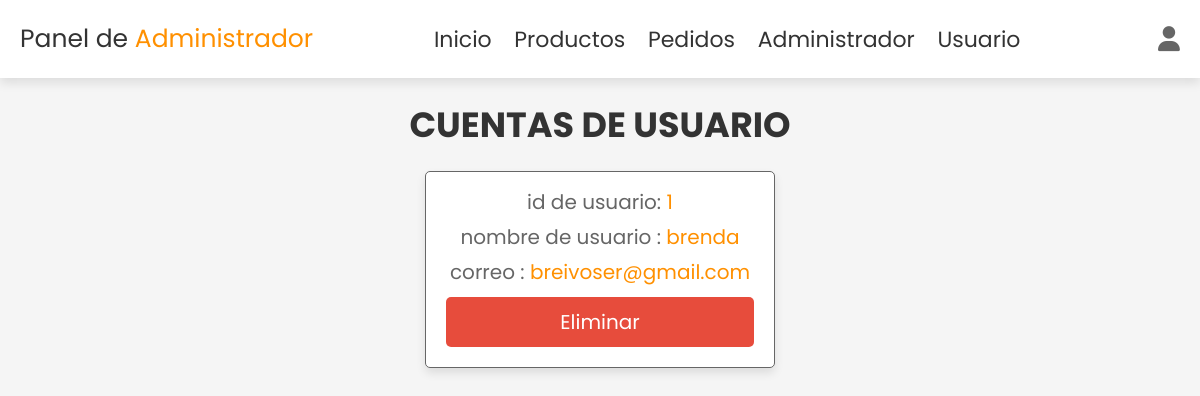
The app's page /users_accounts.php (signed in) with its own data.
### tables this page shows
CREATE TABLE IF NOT EXISTS `usuario` (
  `id` int(100) NOT NULL AUTO_INCREMENT,
  `nombre` varchar(20) NOT NULL,
  `correo` varchar(50) NOT NULL,
  `contrasena` varchar(50) NOT NULL,
  PRIMARY KEY (`id`)
);

### users_accounts.php (the view, shortened to what this page needs)
<?php
include 'conexion.php';
?>
<!DOCTYPE html>
<html lang="es">
<head>
    <link rel="stylesheet" href="https://cdnjs.cloudflare.com/ajax/libs/font-awesome/6.1.1/css/all.min.css">
   <link rel="stylesheet" href="css/admin_style.css">
</head>
<body>
<?php include 'admin_header.php' ?>
<section class="accounts">
   <h1 class="heading">cuentas de usuario</h1>
   <div class="box-container">
   <?php
      $select_accounts = $conn->prepare("SELECT * FROM `usuario`");
      $select_accounts->execute();
      if($select_accounts->rowCount() > 0){
         while($fetch_accounts = $select_accounts->fetch(PDO::FETCH_ASSOC)){
   ?>
   <div class="box">
      <p> id de usuario: <span><?= $fetch_accounts['id']; ?></span> </p>
      <p> nombre de usuario : <span><?= $fetch_accounts['nombre']; ?></span> </p>
      <p> correo : <span><?= $fetch_accounts['correo']; ?></span> </p>
      <a href="users_accounts.php?delete=<?= $fetch_accounts['id']; ?>" onclick="return confirm('eliminar esta cuenta?')" class="delete-btn">eliminar</a>
   </div>
   <?php
         }
      }else{
         echo '<p class="empty">No hay cuentas disponibles!</p>';
      }
   ?>
   </div>
</section>
</body>
</html>

### css/admin_style.css (style rules this page uses)
:root { --main-color: #ff9000; --light-main: #ffa533; --red: #e74c3c; --orange: #2980b9; --black: #333; --white: #fff; --light-bg: #f5f5f5; --light-color: #666; --border: 0.1rem solid var(--light-color); --box-shadow: 0 0.5rem 1rem rgba(0, 0, 0, 0.1); }
* { font-family: "Poppins", sans-serif; margin: 0; padding: 0; box-sizing: border-box; outline: none; border: none; text-decoration: none; transition: 0.2s linear; }
html { font-size: 62.5%; overflow-x: hidden; scroll-behavior: smooth; scroll-padding-top: 5rem; }
body { background: var(--light-bg); }
section { padding: 2rem; margin: 0 auto; max-width: 1200px; }
.heading { text-align: center; margin-bottom: 2rem; font-size: 3.5rem; color: var(--black); text-transform: uppercase; }
.delete-btn, .option-btn, .btn { display: block; width: 100%; margin-top: 1rem; border-radius: 0.5rem; padding: 1rem 3rem; font-size: 2rem; color: var(--white); cursor: pointer; text-transform: capitalize; text-align: center; }
.delete-btn { background-color: var(--red); }
.accounts .box-container { display: grid; grid-template-columns: repeat(auto-fit, 35rem); gap: 1.5rem; align-items: flex-start; justify-content: center; }
.accounts .box-container .box { padding: 2rem; padding-top: 1rem; border-radius: 0.5rem; text-align: center; border: var(--border); background-color: var(--white); box-shadow: var(--box-shadow); }
.accounts .box-container .box p { font-size: 2rem; color: var(--light-color); margin: 0.5rem 0; }
.accounts .box-container .box p span { color: var(--main-color); }

### records on screen
usuario: id "1", nombre "brenda", correo "breivoser@gmail.com"
